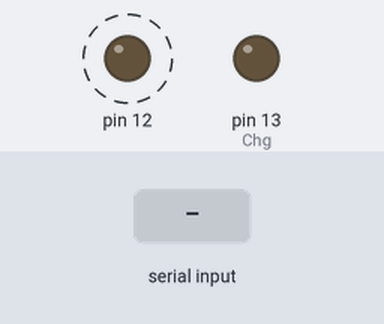
This sketch was run on a simulated Arduino Uno, built with avr-gcc and run on an emulated ATmega328P. On the bench: output pins drawn as LEDs (lit = HIGH). Dashed ring = blinking. The test bench sets the inputs (shaded band). What the sketch prints to the serial monitor is not drawn.

Above: at 1.24 s.
1.8 s: "1\n" received over Serial
At 3.1 s:
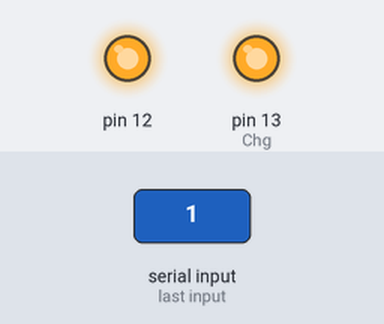
4.8 s: "1,90\n" received over Serial
At 5.24 s:
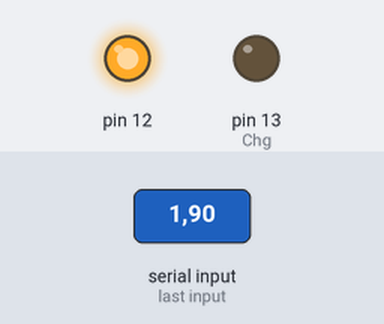
6.8 s: "90,45\n" received over Serial
At 10.82 s:
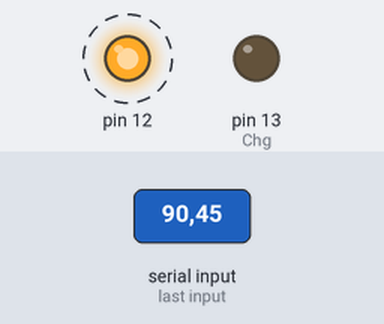
Timing chart, 0 to 14.3 s (numbered marks = the images above; inputs shaded):
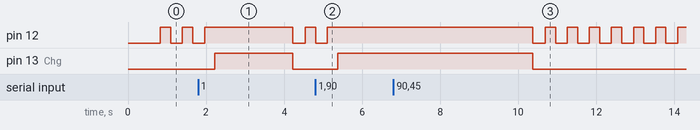

Measured:
- after the input at 1.8 s, pin 13 (Chg): LOW → HIGH after 0.43 s, → LOW 2.0 s later
- after the input at 4.8 s, pin 12: goes on until 5.1 s, then stays HIGH; pin 13 (Chg): LOW → HIGH after 0.57 s
- after the input at 6.8 s, pin 13 (Chg): HIGH → LOW after 3.6 s instead of 1.6 s

The sketch:

bdIndic_rev5.ino
```cpp
int const Ts = 8;
int i, cal;
int const L = 738;
int readVal[L];
int calSamp = 100;
int ss = L / 6;
int secA[14] = {
  1, 1, 1, 1, 1, 1, 1, 1, 1, ss * 5, 1, ss * 3, 1 , ss }; //chg
int secB[14] = {
  1, 1, 1, 1, 1, 1, 1, 1, (L - 1), 1, ss * 4, 1, ss * 2, 1 }; //chg
int trig1 = 8;
int trig2 = 9;
int gkFlag = 0;

void setup()
{
  Serial.begin(57600);          //57600 needed for MINI
  Serial.println("Power On");
  pinMode(13, OUTPUT); //Chg*
  pinMode(12, OUTPUT); //
  delay(510);            //Roving module require 500ms before $$$
  Serial.print("$$$");      //Roving requires no carriage return
  delay(5);                 //Roving requires 5ms after command
}

void loop() {
  digitalWrite(12,0);
  digitalWrite(13,0);
  Serial.println("");

  //CONFIRM BT CONNECTION WITH PHONE
  while(1) {
    Serial.flush();
    Serial.println("GK");

    if(Serial.available() > 0)
      gkFlag = Serial.parseInt();

    delay(10);
    Serial.print("$$$");
    delay(5);

    if( gkFlag == 1) {
      digitalWrite(13,1);
      Serial.println("BT is connected");
      //Serial.println("---"); //****** maybe get rid of this
      break;
    }
    digitalWrite(12,0);
    delay(300);
    digitalWrite(12,1);
    delay(250);
  }

  //BEGIN TRIGGER MODE
  while(1)
  {
    digitalWrite(12,1);
    Serial.print("$$$");      //Roving requires no carriage return
    delay(1000);
    Serial.println("");
    Serial.flush();
    Serial.println("GK");
    if(Serial.available()) {
      gkFlag = Serial.parseInt();
      if( gkFlag==0 )
      {
        //Serial.println("---");
        Serial.println("BT is disconnected");
        break;
      }
    }


  }

}
```
